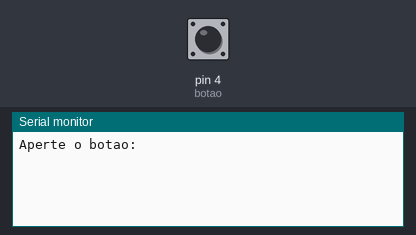
Simulated run of this sketch. Board: Arduino Uno, built with avr-gcc and run on an emulated ATmega328P. Parts: the last lines printed to the serial monitor. Inputs (shaded band) come from the test bench; at power-on: pin 4 (botao) HIGH.

Above: at 5.0 s.
5.1 s: pin 4 (botao) pulled LOW for 0.15 s
At 6.3 s:
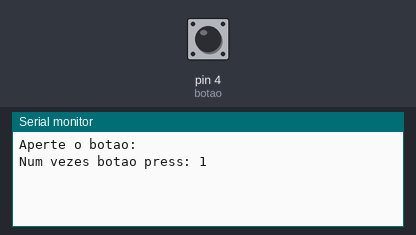
6.7 s: pin 4 (botao) pulled LOW for 1 s
At 7.7 s:
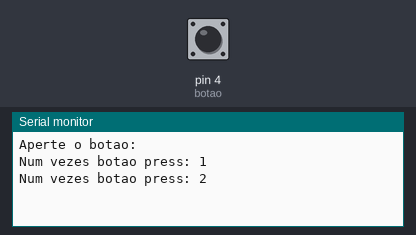
9.2 s: pin 4 (botao) pulled LOW for 0.15 s
At 9.6 s:
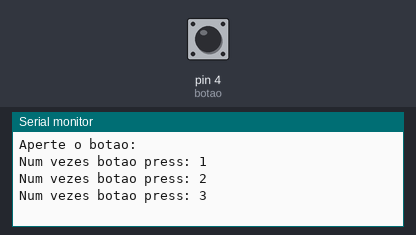

Measured:
- after the input at 5.1 s, the serial monitor: prints a new line at once (image 1)
- after the input at 6.7 s, the serial monitor: prints a new line at once (image 2)
- after the input at 9.2 s, the serial monitor: prints a new line at once (image 3)

The sketch:

Ex1_Felipe_Tagawa_Reis_Rel11.ino
```cpp
#include <avr/io.h> // Entrada e saída
#include <avr/interrupt.h> // Interrupções
#include <stdlib.h> // itoa()
#include <string.h> // strstr()

#define F_CPU 16000000UL
#define BAUD 9600
#define MYUBRR (F_CPU/16/BAUD-1)
#define botao PD4 // INT0

volatile unsigned int x = 0;
// Mensagem recebida:
char msg_rx[20];
// Mensagem transmitida:
char msg_tx[20];
volatile unsigned int rx_index = 0;

void UART_init(unsigned int ubrr) {
    UBRR0H = (unsigned char)(ubrr >> 8);
    UBRR0L = (unsigned char)ubrr;

    // Habilita recepção, transmissão, and interrupção
    UCSR0B = (1 << RXEN0) | (1 << TXEN0) | (1 << RXCIE0);

    // 8bits, 1 stop bit
    UCSR0C = (1 << UCSZ01) | (1 << UCSZ00);
}

void UART_TX(char data) {
    while (!(UCSR0A & (1 << UDRE0)));

    UDR0 = data;
}

// Função de transmissão de strings por UART("print"):
void UART_Transmit(char *dados) {
    while (*dados != 0) {
        while (!(UCSR0A & (1 << UDRE0)));
        UDR0 = *dados;
        dados++;
    }
}

// UART Receive Interrupt Service Routine
ISR(USART_RX_vect) {
    char recebido = UDR0;

    // Armazenamento em um 'buffer' -- não perder os valores(isso poderia ser feito usando um vetor simples, mas os valores seriam perdidos).
    if (rx_index < sizeof(msg_rx) - 1) {
        msg_rx[rx_index++] = recebido;
        msg_rx[rx_index] = '\0'; // Evitar erros de caracteres.
    }

    // Checar "zerar"
    if (rx_index >= 5) {
        if (strstr(msg_rx, "zerar") != NULL) {
            x = 0;  // Reset do contador

            // Confirmação
            UART_Transmit("Contador zerado\r\n");
        }
    }
}

ISR(PCINT2_vect) {

    // verifica se o botão foi pressionado
    if (!(PIND & (1 << botao))) {
        x++;  // Incrementando

        UART_Transmit("Num vezes botao press: ");
        // integer to ASCII(itoa()):
        itoa(x, msg_tx, 10); // Conversão de x (inteiro), 10 representa a base decimal.
        UART_Transmit(msg_tx);
        UART_Transmit("\n");

        while (!(PIND & (1 << botao)));
    }
}

int main() {

    DDRD = 0;
    PORTD |= (1 << botao);  // Habilita pull-up

    // Inicializa UART
    UART_init(MYUBRR);

    PCICR |= (1 << PCIE2);     // PORTD
    PCMSK2 |= (1 << PCINT20);  // PD4 (PCINT20)

    x = 0; // NumPress = 0 inicialmente.

    sei();

    UART_Transmit("Aperte o botao:\n");

    while(1) {
    }
}
```
